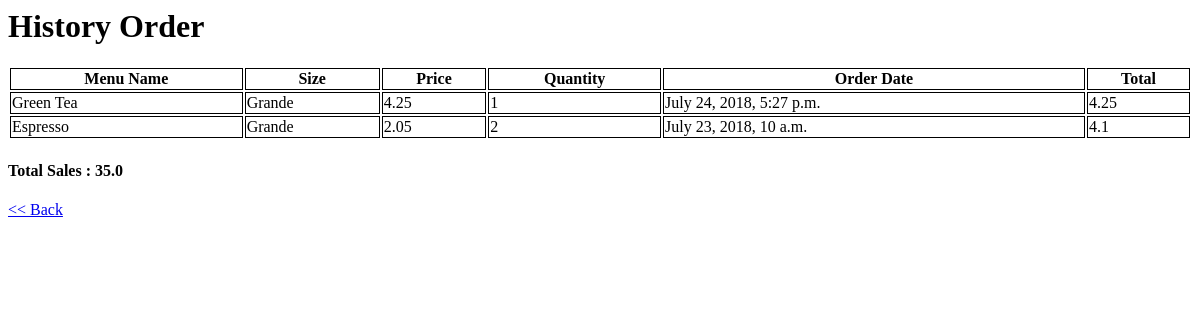
Page /coffeeshop/Grande/group_order_size_result/ on the earlier database version.
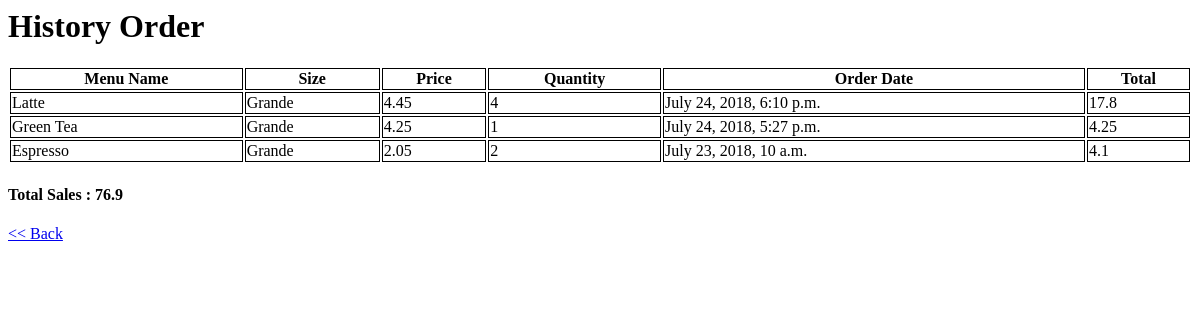
Same page on the later database version.
### coffeeshop/models.py (models this page shows, shortened)
class Menu(models.Model):
    menu_type = models.ForeignKey(Type, on_delete=models.CASCADE)
    menu_text = models.CharField(max_length=200)
    size_text = models.CharField(max_length=200)
    price = models.DecimalField(max_digits=6, decimal_places=2)

### coffeeshop/views.py (the view)
# urls.py: path('<slug:size_type>/group_order_size_result/', views.group_order_size_result, name='group_order_size_result')
def group_order_size_result(request, size_type):
    order_result = Orders.objects.filter(menu__size_text__contains=size_type).values('menu', 'order', 'order_date', 'menu__menu_text', 'menu__size_text', 'menu__price').order_by('-order_date').annotate(total=Sum(F('order') * F('menu__price'), output_field=models.FloatField()))
    total_order = Orders.objects.aggregate(total=Sum(F('order') * F('menu__price'), output_field=models.FloatField()))['total']
    context = {'order_result':order_result,'total_order':total_order}
    return render(request, 'coffeeshop/group_order_size_result.html', context)

### coffeeshop/templates/coffeeshop/group_order_size_result.html
{% load static %}
<link rel="stylesheet" type="text/css" href="{% static 'coffeeshop/style.css' %}" />
{% if order_result %}
    <h1>History Order</h1>
    <table>
    <tr>
        <th>Menu Name</th>
        <th>Size</th>
        <th>Price</th>
        <th>Quantity</th>
        <th>Order Date</th>
        <th>Total</th>
    </tr>
    {% for result in order_result %}
    <tr>
        <td>{{ result.menu__menu_text }}</td>
        <td>{{ result.menu__size_text }}</td>
        <td>{{ result.menu__price }}</td>
        <td>{{ result.order }}</td>
        <td>{{ result.order_date }}</td>
        <td>{{ result.total }}</td>
    </tr>
    {% endfor %}
    </table>
    <h4>Total Sales : {{ total_order }}</h4>
{% endif %}
<a href="{% url 'group_order_size' %}"><< Back</a>

Differences in the rows shown:
added Menu: menu__menu_text "Latte", menu__size_text "Grande", menu__price "4.45", order "4", order_date "July 24, 2018, 6:10 p.m.", total "17.8"
Other differences:
{{ total_order }}: "35.0" → "76.9"
